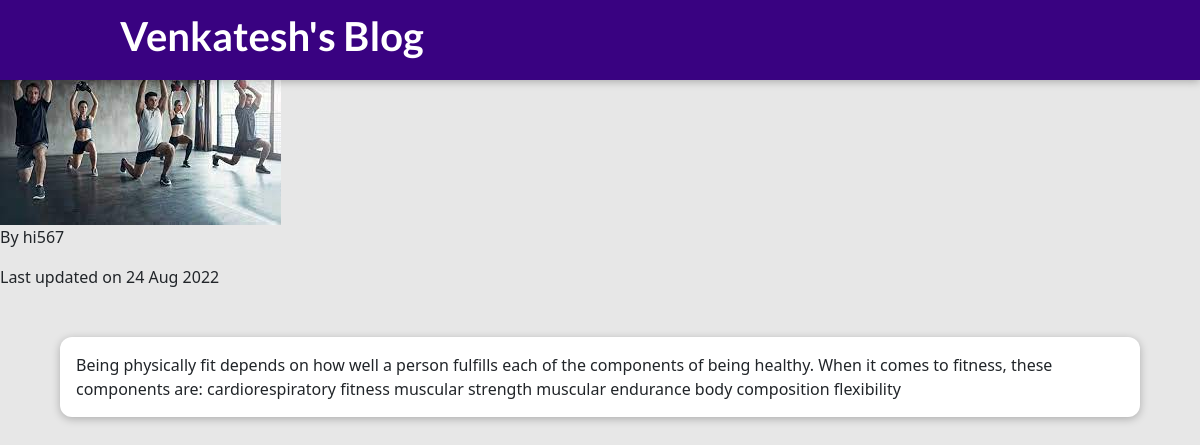
/posts/fitness, run on the app's committed database.
### blog/models.py (models this page shows)
class Post(models.Model):
    title = models.CharField(max_length=150,unique=True)
    excerpt = models.CharField(max_length=200)
    image = models.ImageField(upload_to="posts", null=True)
    date = models.DateField(auto_now=True)
    slug = AutoSlugField(populate_from='title', unique=True)
    content = models.TextField()
    author = models.ForeignKey(Author, on_delete=models.CASCADE, null=True, related_name='posts')

class Author(models.Model):
    user_key=models.ForeignKey(User,on_delete=models.CASCADE)
    def __str__(self):
        return self.user_key.username

### blog/views.py (the view)
# urls.py: path("posts/<slug:slug>", views.post_detail, name="post-detail-page"),
def post_detail(request, slug):
    identified_post = get_object_or_404(Post, slug=slug)
    return render(request, "blog/post-detail.html",{"post":identified_post})

### blog/templates/blog/post-detail.html (shortened to what this page needs)
{% extends "base.html" %}
{% load static %}
{% block css_files %}
 <link rel="stylesheet" href="{% static "blog/post-detail.css" %}" />
{% endblock %}
{% block content %}
 <section>
    <h2>{{ post.title }}</h2>
    <article>
        <img src="{{ post.image.url }}" alt="{{ post.title }}" />
        <address>By {{ post.author }}</address>
        <div>
            Last updated on <time>{{ post.date|date:"d M Y" }}</time>
        </div>
 </section>
 <main>
    {{ post.content }}
 </main>
{% endblock %}

### static/app.css (style rules this page uses)
* { box-sizing: border-box; }
html { font-family: 'Open Sans', 'Lato', sans-serif; }
body { margin: 0; }
h1, h2, h3 { font-family: 'Lato', sans-serif; font-weight: bold; }

### static/blog/post-detail.css (style rules this page uses)
body { background-color: #e7e7e7; }
main { width: 90%; max-width: 90rem; margin: 3rem auto; background-color: white; padding: 1rem; border-radius: 12px; box-shadow: 0 2px 8px rgba(0, 0, 0, 0.25); }

### data on the page
Post: image (picture), author "hi567", date "24 Aug 2022", content "Being physically fit depends on how well a person fulfills each of the components of being healthy. When it comes to fitness, these components are: cardiorespiratory fitness muscular strength muscular endurance body composition flexibility"
